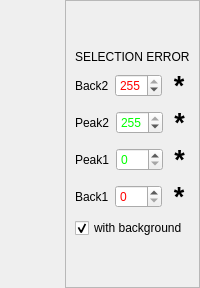
                      <widget class="QSplitter" name="splitter_8">
                       <property name="orientation">
                        <enum>Qt::Horizontal</enum>
                       </property>
                       <property name="childrenCollapsible">
                        <bool>false</bool>
                       </property>
                       <widget class="QWidget" name="layoutWidget_3">
                        <layout class="QHBoxLayout" name="horizontalLayout_3">
                         <item>
                          <widget class="MPLWidgetNoLog" name="norm_yt_plot" native="true">
                           <property name="sizePolicy">
                            <sizepolicy hsizetype="Expanding" vsizetype="Expanding">
                             <horstretch>0</horstretch>
                             <verstretch>0</verstretch>
                            </sizepolicy>
                           </property>
                          </widget>
                         </item>
                         <item>
                          <layout class="QHBoxLayout" name="horizontalLayout_43">
                           <item>
                            <widget class="MPLWidgetXLog" name="norm_yi_plot" native="true">
                             <property name="sizePolicy">
                              <sizepolicy hsizetype="Expanding" vsizetype="Expanding">
                               <horstretch>0</horstretch>
                               <verstretch>0</verstretch>
                              </sizepolicy>
                             </property>
                            </widget>
                           </item>
                           <item>
                            <widget class="QFrame" name="frame_16">
                             <property name="maximumSize">
                              <size>
                               <width>180</width>
                               <height>16777215</height>
                              </size>
                             </property>
                             <property name="frameShape">
                              <enum>QFrame::StyledPanel</enum>
                             </property>
                             <property name="frameShadow">
                              <enum>QFrame::Raised</enum>
                             </property>
                             <layout class="QVBoxLayout" name="verticalLayout_31">
                              <item>
                               <spacer name="verticalSpacer_7">
                                <property name="orientation">
                                 <enum>Qt::Vertical</enum>
                                </property>
                                <property name="sizeType">
                                 <enum>QSizePolicy::Minimum</enum>
                                </property>
                                <property name="sizeHint" stdset="0">
                                 <size>
                                  <width>20</width>
                                  <height>40</height>
                                 </size>
                                </property>
                               </spacer>
                              </item>
                              <item>
                               <widget class="QLabel" name="norm_selection_error_label">
                                <property name="text">
                                 <string>SELECTION ERROR</string>
                                </property>
                               </widget>
                              </item>
                              <item>
                               <layout class="QVBoxLayout" name="verticalLayout_32">
                                <item>
                                 <layout class="QHBoxLayout" name="horizontalLayout_44">
                                  <item>
                                   <widget class="QLabel" name="normBackFromLabel">
                                    <property name="text">
                                     <string>Back2</string>
                                    </property>
                                   </widget>
                                  </item>
                                  <item>
                                   <widget class="QSpinBox" name="normBackToValue">
                                    <property name="palette">
                                     <palette>
                                      <active>
                                       <colorrole role="Text">
                                        <brush brushstyle="SolidPattern">
                                         <color alpha="255">
                                          <red>255</red>
                                          <green>0</green>
                                          <blue>0</blue>
                                         </color>
                                        </brush>
                                       </colorrole>
                                       <colorrole role="PlaceholderText">
                                        <brush brushstyle="NoBrush">
                                         <color alpha="128">
                                          <red>255</red>
                                          <green>0</green>
                                          <blue>0</blue>
                                         </color>
                                        </brush>
                                       </colorrole>
                                      </active>
                                      <inactive>
                                       <colorrole role="Text">
                                        <brush brushstyle="SolidPattern">
                                         <color alpha="255">
                                          <red>255</red>
                                          <green>0</green>
                                          <blue>0</blue>
                                         </color>
                                        </brush>
                                       </colorrole>
                                       <colorrole role="PlaceholderText">
                                        <brush brushstyle="NoBrush">
                                         <color alpha="128">
                                          <red>255</red>
                                          <green>0</green>
                                          <blue>0</blue>
                                         </color>
                                        </brush>
                                       </colorrole>
                                      </inactive>
                                      <disabled>
                                       <colorrole role="Text">
                                        <brush brushstyle="SolidPattern">
                                         <color alpha="255">
                                          <red>118</red>
                                          <green>118</green>
                                          <blue>117</blue>
                                         </color>
                                        </brush>
                                       </colorrole>
                                       <colorrole role="PlaceholderText">
                                        <brush brushstyle="NoBrush">
                                         <color alpha="128">
                                          <red>255</red>
                                          <green>0</green>
                                          <blue>0</blue>
                                         </color>
                                        </brush>
                                       </colorrole>
                                      </disabled>
                                     </palette>
                                    </property>
                                    <property name="maximum">
                                     <number>255</number>
                                    </property>
                                    <property name="value">
                                     <number>255</number>
                                    </property>
                                   </widget>
                                  </item>
                                  <item>
                                   <widget class="QLabel" name="norm_back2_error">
                                    <property name="font">
                                     <font>
                                      <pointsize>20</pointsize>
                                      <weight>75</weight>
                                      <bold>true</bold>
                                     </font>
                                    </property>
                                    <property name="accessibleDescription">
                                     <string/>
                                    </property>
                                    <property name="text">
                                     <string>*</string>
                                    </property>
                                    <property name="alignment">
                                     <set>Qt::AlignCenter</set>
                                    </property>
                                   </widget>
                                  </item>
                                 </layout>
                                </item>
                                <item>
                                 <layout class="QHBoxLayout" name="horizontalLayout_45">
                                  <item>
                                   <widget class="QLabel" name="normPeakFromLabel">
                                    <property name="text">
                                     <string>Peak2</string>
                                    </property>
                                   </widget>
                                  </item>
                                  <item>
                                   <widget class="QSpinBox" name="normPeakToValue">
                                    <property name="palette">
                                     <palette>
                                      <active>
                                       <colorrole role="Text">
                                        <brush brushstyle="SolidPattern">
                                         <color alpha="255">
                                          <red>0</red>
                                          <green>255</green>
                                          <blue>0</blue>
                                         </color>
                                        </brush>
                                       </colorrole>
                                       <colorrole role="PlaceholderText">
                                        <brush brushstyle="NoBrush">
                                         <color alpha="128">
                                          <red>0</red>
                                          <green>255</green>
                                          <blue>0</blue>
                                         </color>
                                        </brush>
                                       </colorrole>
                                      </active>
                                      <inactive>
                                       <colorrole role="Text">
                                        <brush brushstyle="SolidPattern">
                                         <color alpha="255">
                                          <red>0</red>
                                          <green>255</green>
                                          <blue>0</blue>
                                         </color>
                                        </brush>
                                       </colorrole>
                                       <colorrole role="PlaceholderText">
                                        <brush brushstyle="NoBrush">
                                         <color alpha="128">
                                          <red>0</red>
                                          <green>255</green>
                                          <blue>0</blue>
                                         </color>
                                        </brush>
                                       </colorrole>
                                      </inactive>
                                      <disabled>
                                       <colorrole role="Text">
                                        <brush brushstyle="SolidPattern">
                                         <color alpha="255">
                                          <red>118</red>
                                          <green>118</green>
                                          <blue>117</blue>
                                         </color>
                                        </brush>
                                       </colorrole>
                                       <colorrole role="PlaceholderText">
                                        <brush brushstyle="NoBrush">
                                         <color alpha="128">
                                          <red>0</red>
                                          <green>255</green>
                                          <blue>0</blue>
                                         </color>
                                        </brush>
                                       </colorrole>
                                      </disabled>
                                     </palette>
                                    </property>
                                    <property name="maximum">
                                     <number>255</number>
                                    </property>
                                    <property name="value">
                                     <number>255</number>
                                    </property>
                                   </widget>
                                  </item>
                                  <item>
                                   <widget class="QLabel" name="norm_peak2_error">
                                    <property name="font">
                                     <font>
                                      <pointsize>20</pointsize>
                                      <weight>75</weight>
                                      <bold>true</bold>
                                     </font>
                                    </property>
                                    <property name="accessibleDescription">
                                     <string/>
                                    </property>
                                    <property name="text">
                                     <string>*</string>
                                    </property>
                                    <property name="alignment">
                                     <set>Qt::AlignCenter</set>
                                    </property>
                                   </widget>
                                  </item>
                                 </layout>
                                </item>
                                <item>
                                 <layout class="QHBoxLayout" name="horizontalLayout_46">
                                  <item>
                                   <widget class="QLabel" name="normPeakToLabel">
                                    <property name="text">
                                     <string>Peak1</string>
                                    </property>
                                   </widget>
                                  </item>
                                  <item>
                                   <widget class="QSpinBox" name="normPeakFromValue">
                                    <property name="palette">
                                     <palette>
                                      <active>
                                       <colorrole role="Text">
                                        <brush brushstyle="SolidPattern">
                                         <color alpha="255">
                                          <red>0</red>
                                          <green>255</green>
                                          <blue>0</blue>
                                         </color>
                                        </brush>
                                       </colorrole>
                                       <colorrole role="PlaceholderText">
                                        <brush brushstyle="NoBrush">
                                         <color alpha="128">
                                          <red>0</red>
                                          <green>255</green>
                                          <blue>0</blue>
                                         </color>
                                        </brush>
                                       </colorrole>
                                      </active>
                                      <inactive>
                                       <colorrole role="Text">
                                        <brush brushstyle="SolidPattern">
                                         <color alpha="255">
                                          <red>0</red>
                                          <green>255</green>
                                          <blue>0</blue>
                                         </color>
                                        </brush>
                                       </colorrole>
                                       <colorrole role="PlaceholderText">
                                        <brush brushstyle="NoBrush">
                                         <color alpha="128">
                                          <red>0</red>
                                          <green>255</green>
                                          <blue>0</blue>
                                         </color>
                                        </brush>
                                       </colorrole>
                                      </inactive>
                                      <disabled>
                                       <colorrole role="Text">
                                        <brush brushstyle="SolidPattern">
                                         <color alpha="255">
                                          <red>118</red>
                                          <green>118</green>
                                          <blue>117</blue>
                                         </color>
                                        </brush>
                                       </colorrole>
                                       <colorrole role="PlaceholderText">
                                        <brush brushstyle="NoBrush">
                                         <color alpha="128">
                                          <red>0</red>
                                          <green>255</green>
                                          <blue>0</blue>
                                         </color>
                                        </brush>
                                       </colorrole>
                                      </disabled>
                                     </palette>
                                    </property>
                                    <property name="maximum">
                                     <number>255</number>
                                    </property>
                                    <property name="value">
                                     <number>0</number>
                                    </property>
                                   </widget>
                                  </item>
                                  <item>
                                   <widget class="QLabel" name="norm_peak1_error">
                                    <property name="font">
                                     <font>
                                      <pointsize>20</pointsize>
                                      <weight>75</weight>
                                      <bold>true</bold>
                                     </font>
                                    </property>
                                    <property name="accessibleDescription">
                                     <string/>
                                    </property>
                                    <property name="text">
                                     <string>*</string>
                                    </property>
                                    <property name="alignment">
                                     <set>Qt::AlignCenter</set>
                                    </property>
                                   </widget>
                                  </item>
                                 </layout>
                                </item>
                                <item>
                                 <layout class="QHBoxLayout" name="horizontalLayout_47">
                                  <item>
                                   <widget class="QLabel" name="normBackToLabel">
                                    <property name="text">
                                     <string>Back1</string>
                                    </property>
                                   </widget>
                                  </item>
                                  <item>
                                   <widget class="QSpinBox" name="normBackFromValue">
                                    <property name="palette">
                                     <palette>
                                      <active>
                                       <colorrole role="Text">
                                        <brush brushstyle="SolidPattern">
                                         <color alpha="255">
                                          <red>255</red>
                                          <green>0</green>
                                          <blue>0</blue>
                                         </color>
                                        </brush>
                                       </colorrole>
                                       <colorrole role="Base">
                                        <brush brushstyle="SolidPattern">
                                         <color alpha="255">
                                          <red>255</red>
                                          <green>255</green>
                                          <blue>255</blue>
                                         </color>
                                        </brush>
                                       </colorrole>
                                       <colorrole role="PlaceholderText">
                                        <brush brushstyle="NoBrush">
                                         <color alpha="128">
                                          <red>255</red>
                                          <green>0</green>
                                          <blue>0</blue>
                                         </color>
                                        </brush>
                                       </colorrole>
                                      </active>
                                      <inactive>
                                       <colorrole role="Text">
                                        <brush brushstyle="SolidPattern">
                                         <color alpha="255">
                                          <red>255</red>
                                          <green>0</green>
                                          <blue>0</blue>
                                         </color>
                                        </brush>
                                       </colorrole>
                                       <colorrole role="Base">
                                        <brush brushstyle="SolidPattern">
                                         <color alpha="255">
                                          <red>255</red>
                                          <green>255</green>
                                          <blue>255</blue>
                                         </color>
                                        </brush>
                                       </colorrole>
                                       <colorrole role="PlaceholderText">
                                        <brush brushstyle="NoBrush">
                                         <color alpha="128">
                                          <red>255</red>
                                          <green>0</green>
                                          <blue>0</blue>
                                         </color>
                                        </brush>
                                       </colorrole>
                                      </inactive>
                                      <disabled>
                                       <colorrole role="Text">
                                        <brush brushstyle="SolidPattern">
                                         <color alpha="255">
                                          <red>118</red>
                                          <green>118</green>
                                          <blue>117</blue>
                                         </color>
                                        </brush>
                                       </colorrole>
                                       <colorrole role="Base">
                                        <brush brushstyle="SolidPattern">
                                         <color alpha="255">
                                          <red>255</red>
                                          <green>255</green>
                                          <blue>255</blue>
                                         </color>
                                        </brush>
                                       </colorrole>
                                       <colorrole role="PlaceholderText">
                                        <brush brushstyle="NoBrush">
                                         <color alpha="128">
                                          <red>255</red>
                                          <green>0</green>
                                          <blue>0</blue>
                                         </color>
                                        </brush>
                                       </colorrole>
                                      </disabled>
                                     </palette>
                                    </property>
                                    <property name="maximum">
                                     <number>255</number>
                                    </property>
                                    <property name="value">
                                     <number>0</number>
                                    </property>
                                   </widget>
                                  </item>
                                  <item>
                                   <widget class="QLabel" name="norm_back1_error">
                                    <property name="font">
                                     <font>
                                      <pointsize>20</pointsize>
                                      <weight>75</weight>
                                      <bold>true</bold>
                                     </font>
                                    </property>
                                    <property name="accessibleDescription">
                                     <string/>
                                    </property>
                                    <property name="text">
                                     <string>*</string>
                                    </property>
                                    <property name="alignment">
                                     <set>Qt::AlignCenter</set>
                                    </property>
                                   </widget>
                                  </item>
                                 </layout>
                                </item>
                                <item>
                                 <widget class="QCheckBox" name="normBackgroundFlag">
                                  <property name="text">
                                   <string>with background</string>
                                  </property>
                                  <property name="checked">
                                   <bool>true</bool>
                                  </property>
                                 </widget>
                                </item>
                               </layout>
                              </item>
                              <item>
                               <spacer name="verticalSpacer_8">
                                <property name="orientation">
                                 <enum>Qt::Vertical</enum>
                                </property>
                                <property name="sizeType">
                                 <enum>QSizePolicy::Minimum</enum>
                                </property>
                                <property name="sizeHint" stdset="0">
                                 <size>
                                  <width>20</width>
                                  <height>40</height>
                                 </size>
                                </property>
                               </spacer>
                              </item>
                             </layout>
                            </widget>
                           </item>
                          </layout>
                         </item>
                        </layout>
                       </widget>
                      </widget>
